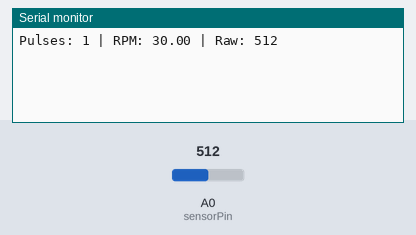
This sketch was run on a simulated Arduino Uno, built with avr-gcc and run on an emulated ATmega328P. Shown: the last lines printed to the serial monitor. Inputs (shaded band) come from the test bench; at power-on: A0 (sensorPin) = 512.

Above: at 1.2 s.
1.3 s: A0 (sensorPin) set to 716
At 2.3 s:
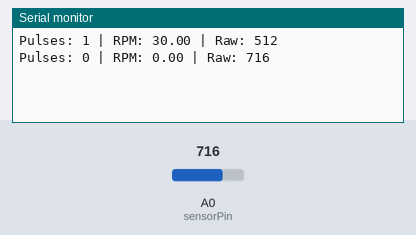
2.8 s: A0 (sensorPin) set to 900
At 3.5 s:
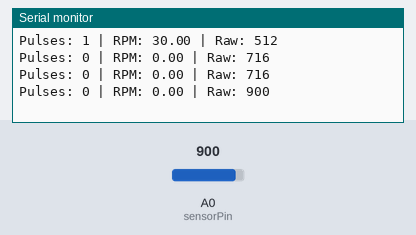
Timing chart, 0 to 5.8 s (numbered marks = the images above; inputs shaded):
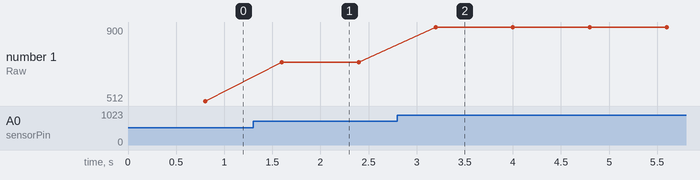

The sketch:

optical-tachometer.ino
```cpp
// Vars for calculations
const int sensorPin = A0;
const int threshold = 900;

volatile bool objectDetected = false;
volatile unsigned long pulseCount = 0;
unsigned long lastTime = 0;
const unsigned long sampleInterval = 800; // 1 second

void setup() {
  Serial.begin(9600);
  pinMode(sensorPin, INPUT);
}

void loop() {

  // Read sensor and check for detection
  int rpmSensorValue = analogRead(sensorPin);


  if (rpmSensorValue < threshold) {
    if (!objectDetected) {
      pulseCount++;
      objectDetected = true;

    }
  } else {
    objectDetected = false;
  }

  // Calculate RPM every second
  unsigned long currentTime = millis();
  if (currentTime - lastTime >= sampleInterval) {
    // Disable interrupts briefly while reading
    noInterrupts();
    unsigned long pulses = pulseCount;
    pulseCount = 0;
    interrupts();

    // Calculate RPM

    float rpm = pulses * 60.0 / 2;

    // This just displays the code to the console. this
    Serial.print("Pulses: ");
    Serial.print(pulses);
    Serial.print(" | RPM: ");
    Serial.print(rpm);
    Serial.print(" | Raw: "  );
    Serial.println(rpmSensorValue);
    lastTime = currentTime;
  }
}
```

Measured:
- after the input at 1.3 s, the serial monitor: prints a new line after 0.30 s (image 1)
- after the input at 2.8 s, the serial monitor: prints a new line after 0.40 s (image 2)
- plotted number 1: 512 → 716 after the input at 1.3 s, 716 → 900 after the input at 2.8 s
